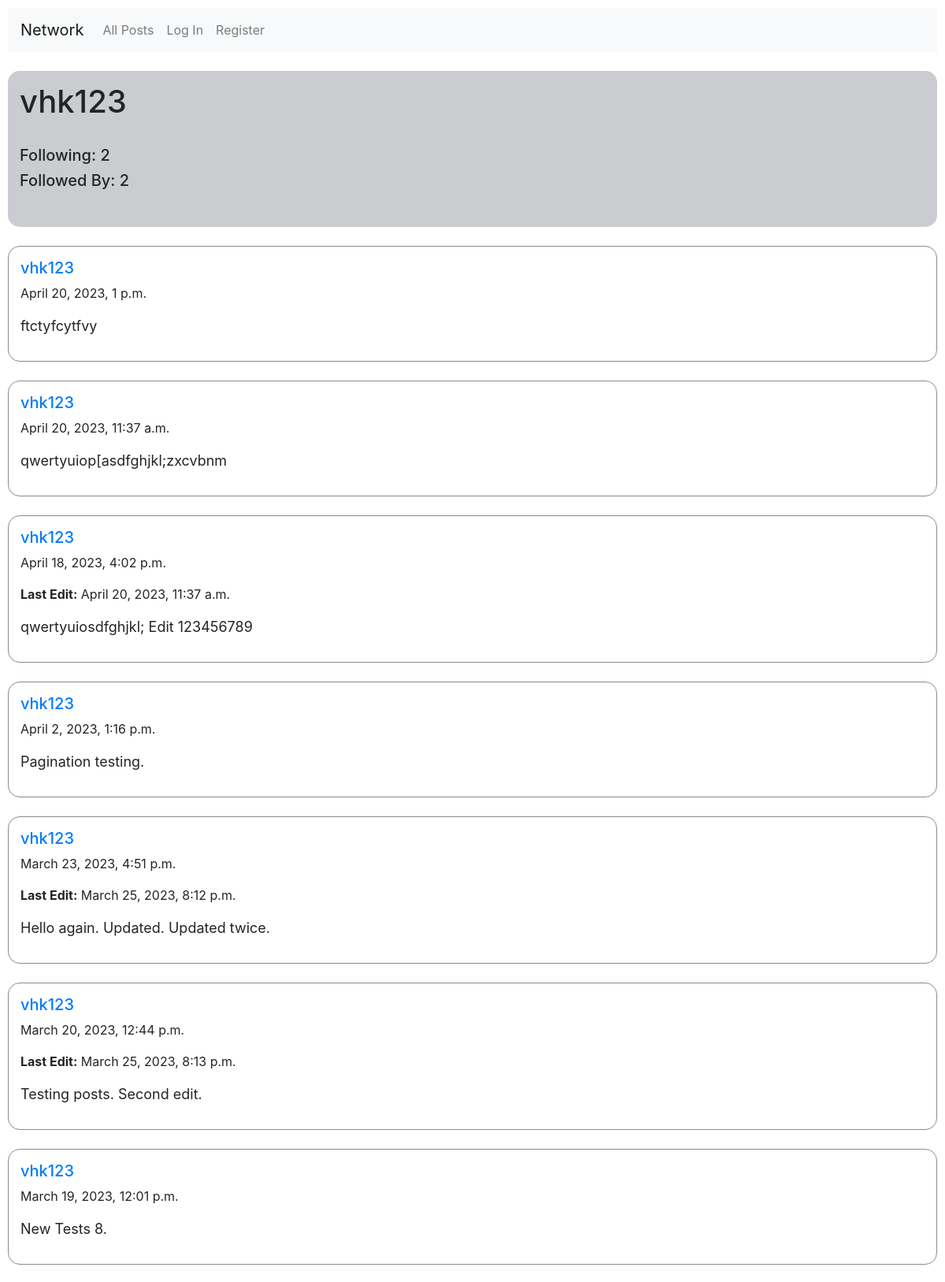
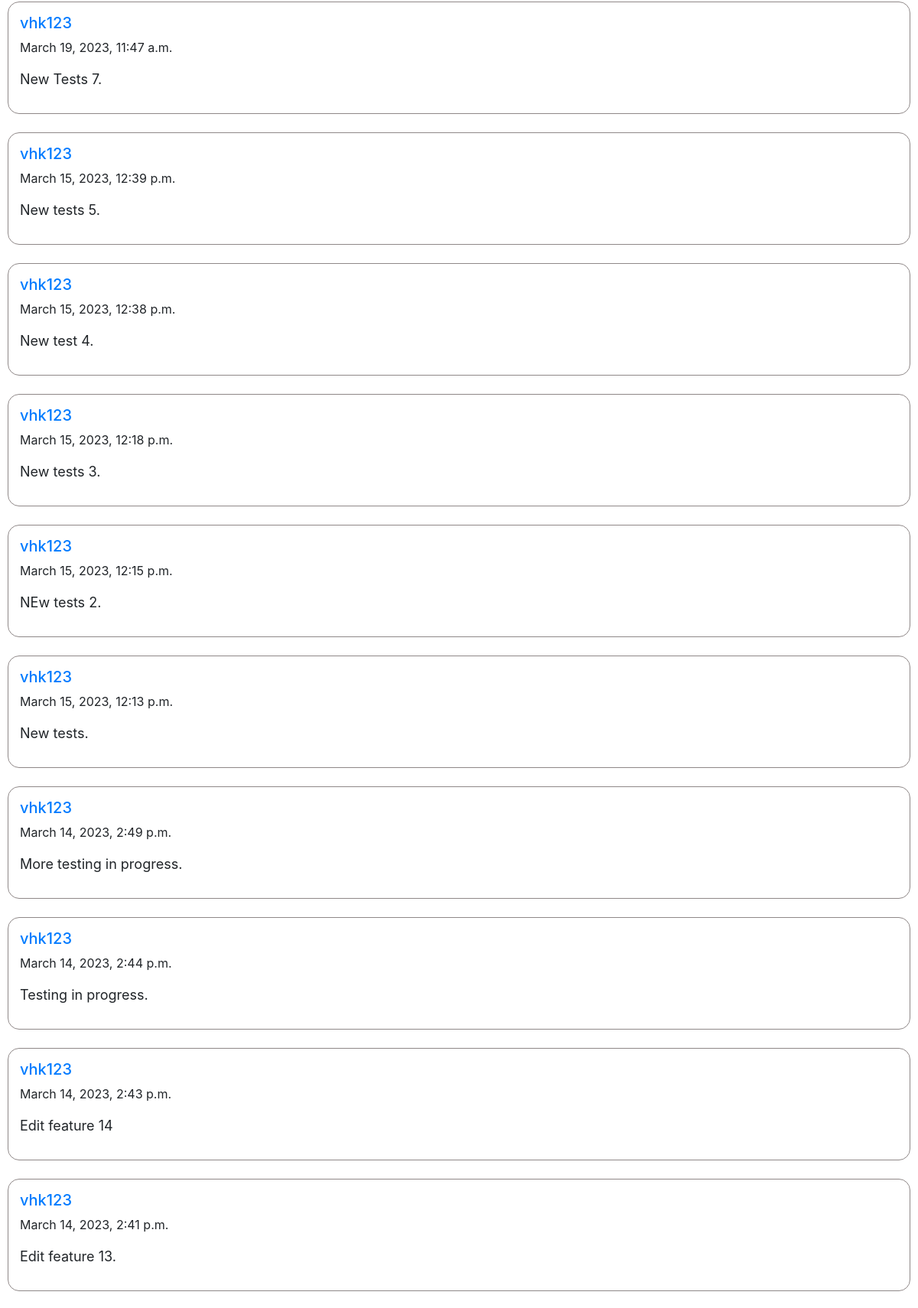
The app's page /profile/vhk123/ (upper part) with its own data (2 pictures, top to bottom).
### network/models.py (models this page shows)
class Posts(models.Model):
    username = models.CharField(max_length=25, null=True)
    content = models.TextField(null=True)
    timestamp = models.DateTimeField(null=True)
    likes = models.IntegerField(null=True)
    dislikes = models.IntegerField(null=True)
    last_edit = models.DateTimeField(null=True)

### network/views.py (the view)
# urls.py: path('profile/<str:username>/', views.profile, name='profile'),
@csp_exempt
def profile(request, username):
    user = request.user.username
    user_posts = list(Posts.objects.filter(username=username).order_by('-timestamp'))
    check_con = list(Connections.objects.filter(username=username).filter(followed_by=user))
    follower_count = list(Connections.objects.filter(username=username))
    following_count = list(Connections.objects.filter(followed_by=username))
    con_status = ""
    if len(check_con) >= 1:
        con_status = "0"
    return render(request, "network/profile.html", {
        "username": username,
        "user_posts": user_posts,
        "user_check":user,
        "con_status":con_status,
        "follower_count": len(follower_count),
        "following_count":len(following_count)
    })

### network/templates/network/profile.html (shortened to what this page needs)
{% extends "network/layout.html" %}
{% load static %}
{% block body %}
{% load static %}
<br>
    <div id="profile" class="profile">
        <h1>{{ username }}</h1>
        <br>
        <h5>Following:  {{ following_count }}</h5>
        <h5>Followed By: {{ follower_count }}</h5>
        <br>
    </div>
    <br>
    <div id="post_divs">
        {% for posts in user_posts %}
        <div class="allposts_wrap">
            <div class="allposts" id="allposts {{ posts.id }}">
                <h5><a href="{% url 'network:profile' posts.username %}">{{ posts.username }}</a></h5>
                <p>{{ posts.timestamp }}</p>
                {% if posts.last_edit %}
                    <p id="p_time {{ post.id }}"><b>Last Edit:</b> {{ posts.last_edit }}</p>
                {% endif %}
                <p id="content {{ post.id }}" style="font-size: 18px;">{{ posts.content }}</p>
            </div>
            <br>
        </div>
        {% endfor %}
    </div>
{% endblock %}

### network/static/network/styles.css (style rules this page uses)
body { padding: 10px; }
.allposts { padding: 15px; border-style: solid; border-color: #8f8888; border-width: 0.5px 0.5px 0.5px 0.5px; border-radius: 15px 15px 15px 15px; }
#profile { background-color: #cacccf; padding: 15px; border-width: 0.5px 0.5px 0.5px 0.5px; border-radius: 15px 15px 15px 15px; }

### records on screen
Posts: username "vhk123", timestamp "April 20, 2023, 1 p.m.", content "ftctyfcytfvy"
Posts: username "vhk123", timestamp "April 20, 2023, 11:37 a.m.", content "qwertyuiop[asdfghjkl;zxcvbnm"
Posts: username "vhk123", timestamp "April 18, 2023, 4:02 p.m.", last_edit "April 20, 2023, 11:37 a.m.", content "qwertyuiosdfghjkl; Edit 123456789"
Posts: username "vhk123", timestamp "April 2, 2023, 1:16 p.m.", content "Pagination testing."
Posts: username "vhk123", timestamp "March 23, 2023, 4:51 p.m.", last_edit "March 25, 2023, 8:12 p.m.", content "Hello again. Updated. Updated twice."
Posts: username "vhk123", timestamp "March 20, 2023, 12:44 p.m.", last_edit "March 25, 2023, 8:13 p.m.", content "Testing posts. Second edit."
Posts: username "vhk123", timestamp "March 19, 2023, 12:01 p.m.", content "New Tests 8."
Posts: username "vhk123", timestamp "March 19, 2023, 11:47 a.m.", content "New Tests 7."
Posts: username "vhk123", timestamp "March 15, 2023, 12:39 p.m.", content "New tests 5."
Posts: username "vhk123", timestamp "March 15, 2023, 12:38 p.m.", content "New test 4."
Posts: username "vhk123", timestamp "March 15, 2023, 12:18 p.m.", content "New tests 3."
Posts: username "vhk123", timestamp "March 15, 2023, 12:15 p.m.", content "NEw tests 2."
Posts: username "vhk123", timestamp "March 15, 2023, 12:13 p.m.", content "New tests."
Posts: username "vhk123", timestamp "March 14, 2023, 2:49 p.m.", content "More testing in progress."
Posts: username "vhk123", timestamp "March 14, 2023, 2:44 p.m.", content "Testing in progress."
Posts: username "vhk123", timestamp "March 14, 2023, 2:43 p.m.", content "Edit feature 14"
Posts: username "vhk123", timestamp "March 14, 2023, 2:41 p.m.", content "Edit feature 13."

### other values on screen
{{ username }} "vhk123"
{{ following_count }} "2"
{{ follower_count }} "2"
